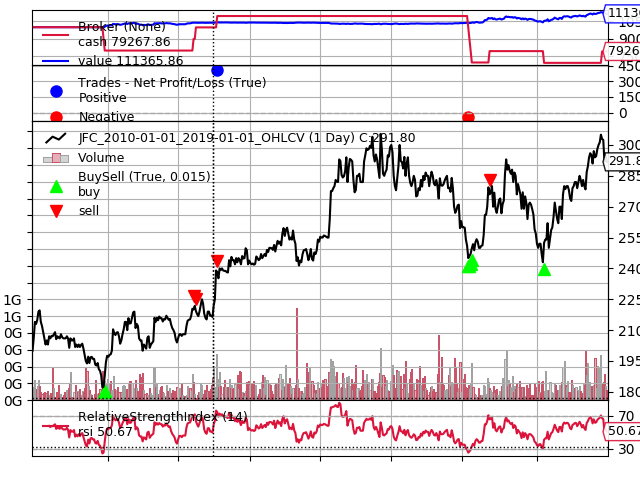

Reproduce this figure in Python.
from __future__ import absolute_import, division, print_function, unicode_literals

import datetime
import os.path
import sys
import backtrader as bt
import backtrader.feeds as btfeed

INIT_CASH = 100000
RSI_PERIOD = 14
COMMISSION_PER_TRANSACTION = 0.006
RSI_UPPER = 70
RSI_LOWER = 30
DATA_FILE = "data/JFC_2010-01-01_2019-01-01_OHLCV.csv"


class RSIStrategy(bt.Strategy):
    def log(self, txt, dt=None):
        dt = dt or self.datas[0].datetime.date(0)
        print("%s, %s" % (dt.isoformat(), txt))

    def __init__(self):
        self.dataclose = self.datas[0].close
        self.order = None
        self.buyprice = None
        self.buycomm = None

        self.rsi = bt.indicators.RelativeStrengthIndex(period=RSI_PERIOD)

    def notify_order(self, order):
        if order.status in [order.Submitted, order.Accepted]:
            return

        if order.status in [order.Completed]:
            if order.isbuy():
                self.log(
                    "BUY EXECUTED, Price: %.2f, Cost: %.2f, Comm %.2f"
                    % (order.executed.price, order.executed.value, order.executed.comm)
                )

                self.buyprice = order.executed.price
                self.buycomm = order.executed.comm
            else:  # Sell
                self.log(
                    "SELL EXECUTED, Price: %.2f, Cost: %.2f, Comm %.2f"
                    % (order.executed.price, order.executed.value, order.executed.comm)
                )

            self.bar_executed = len(self)

        elif order.status in [order.Canceled, order.Margin, order.Rejected]:
            self.log("Order Canceled/Margin/Rejected")

        # Write down: no pending order
        self.order = None

    def notify_trade(self, trade):
        if not trade.isclosed:
            return

        self.log("OPERATION PROFIT, GROSS %.2f, NET %.2f" % (trade.pnl, trade.pnlcomm))

    def notify_cashvalue(self, cash, value):
        # Update cash and value every period
        self.log("Cash %s Value %s" % (cash, value))
        self.cash = cash
        self.value = value

    def next(self):
        self.log("Close, %.2f" % self.dataclose[0])
        print("rsi:", self.rsi[0])
        if self.order:
            return

        # Only buy if there is enough cash for at least one stock
        if self.cash >= self.dataclose[0]:
            if self.rsi[0] < RSI_LOWER:
                self.log("BUY CREATE, %.2f" % self.dataclose[0])
                # Take a 10% long position every time it's a buy signal (or whatever is afforder by the current cash position)
                # "size" refers to the number of stocks to purchase
                self.order = self.buy(
                    size=int(
                        min(
                            (INIT_CASH / self.dataclose[0]) * 0.1,
                            self.cash / self.dataclose[0],
                        )
                    )
                )

        # Only sell if you hold least one unit of the stock (and sell only that stock, so no short selling)
        if (self.value - self.cash) > 0:
            if self.rsi[0] > RSI_UPPER:
                self.log("SELL CREATE, %.2f" % self.dataclose[0])
                # Sell a 5% sell position (or whatever is afforded by the current stock holding)
                # "size" refers to the number of stocks to purchase
                self.order = self.sell(size=int((INIT_CASH / self.dataclose[0]) * 0.1))


if __name__ == "__main__":
    cerebro = bt.Cerebro()
    cerebro.addstrategy(RSIStrategy)
    cerebro.broker.setcommission(commission=COMMISSION_PER_TRANSACTION)

    data = btfeed.GenericCSVData(
        dataname=DATA_FILE,
        fromdate=datetime.datetime(2017, 1, 1),
        todate=datetime.datetime(2019, 1, 1),
        nullvalue=0.0,
        dtformat=("%Y-%m-%d"),
        datetime=0,
        open=1,
        high=2,
        low=3,
        close=4,
        volume=5,
        openinterest=-1,
    )
    cerebro.adddata(data)
    cerebro.broker.setcash(INIT_CASH)
    print("Starting Portfolio Value: %.2f" % cerebro.broker.getvalue())
    cerebro.run()
    print("Final Portfolio Value: %.2f" % cerebro.broker.getvalue())
    cerebro.plot(figsize=(30, 15))
